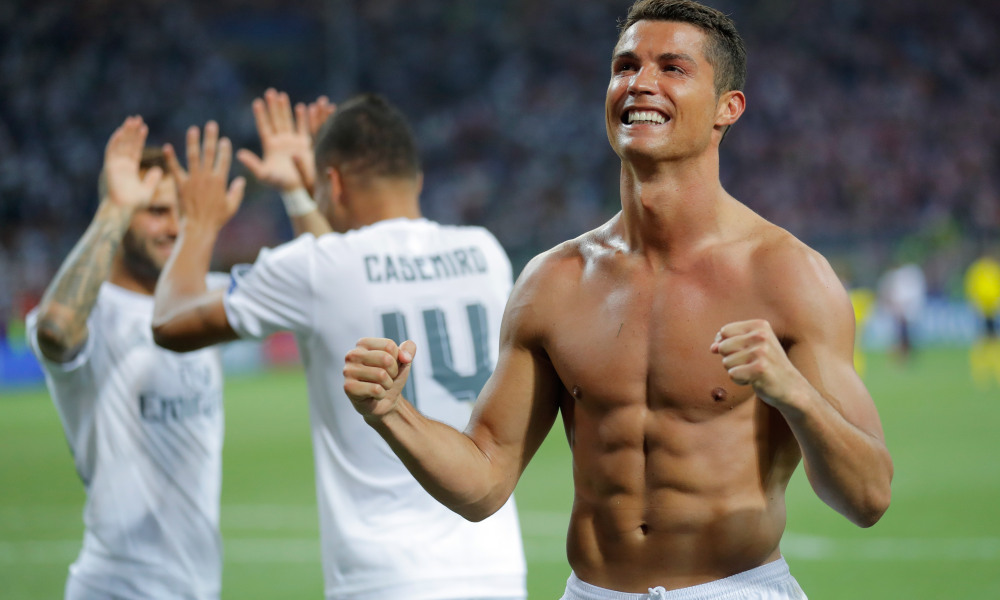
#> input picture cr7.jpg, 1000 x 600 px
$ python image.py
#> lines starting #> are read from the running program, lines starting #| are printed output that depends on the picture
from PIL import Image

'''try:
	#creates a image object
	im1=Image.open('cr7.jpg')
	im1.show()
	im1.save('cr7.png')
except:
	print("Image not found")'''


thumbnail_size=(50,50)

from os import *
#mkdir('thumbnails')
#print(getcwd())
#print(dir('as'))
#chdir('../')
#mkdir('png-folder')
#print(listdir())
# for file in listdir():

# 	if(file.endswith('.jpg')):
# 		image1=Image.open(file)
# 		#image1.show()
# 		# print(file)
# 		# file_name,file_extension=path.splitext(file)
# 		# print(path.splitext(file))
# 		# image1.save('./png-folder/{}.png'.format(file_name))
# 		# #print(file_name,file_extension)

# 		# #creating thumbnails in a folder of size 300*300
# 		# image1.thumbnail(thumbnail_size)
# 		# #image1.show()
# 		# image1.save('thumbnails/{}_50.{}'.format(file_name,file_extension))
# 		roated_image=image1.rotate(90)
# 		roated_image.show()
# 		# image1.convert(mode='L')
# 		# image1.show()


from PIL.ImageFilter import *
image1=Image.open('cr7.jpg')
#> image1 is the input picture: PIL image 1000x600 RGB; mean R, G, B 115.9, 114.8, 102.5
# image2=image1.resize((50,50))
# image2.show()
# print(image1.size)
image2=image1.crop((00,500,1000,1000))
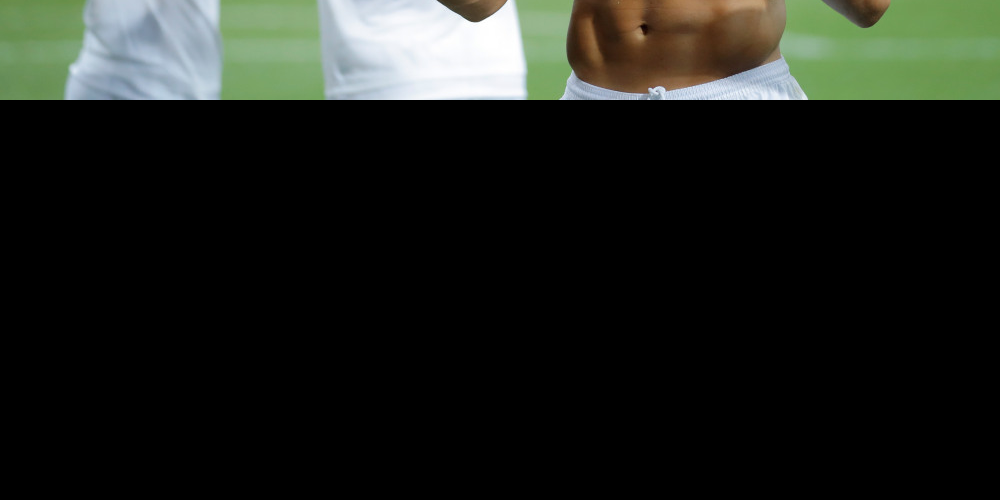
#> image2: PIL image 1000x500 RGB; mean R, G, B 29, 32.2, 26.9
image2.show()
image3=image2.resize((100,1000))
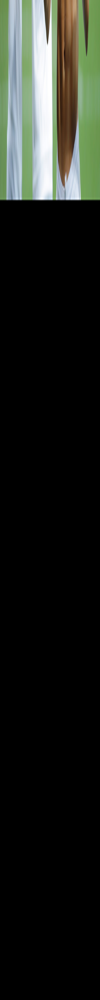
#> image3: PIL image 100x1000 RGB; mean R, G, B 29, 32.2, 27
image3.show()
# filterd=image1.filter(GaussianBlur())
# filterd.show()
